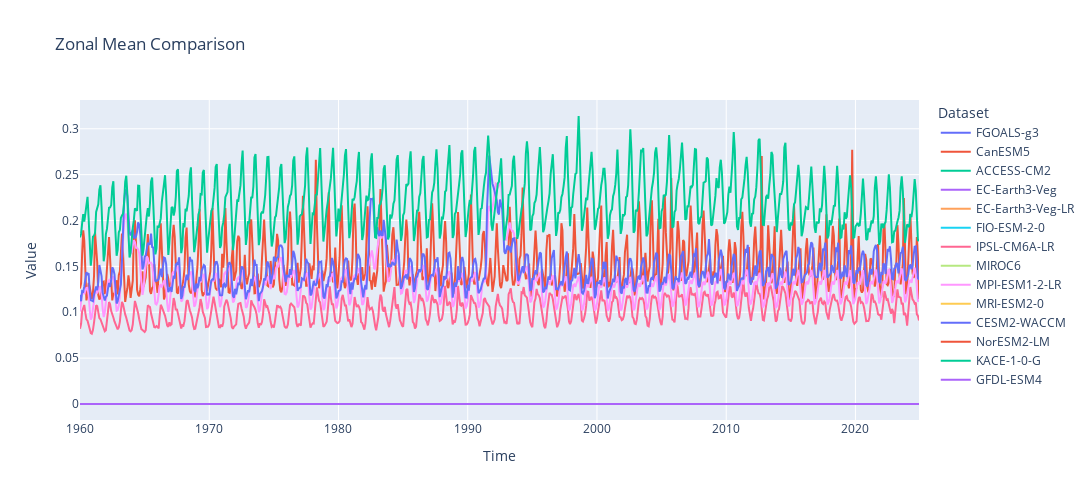

This figure's notebook cell:
### Code cell
####### LOOK AT ZONAL MEAN TIME SERIES #######


ds = xr.open_zarr(path,chunks={})
ds = ds.sel(region='global').od550aer
# ds = ds.groupby('time.year').mean()

fig = go.Figure()

for model in ds.model.values.tolist():

    line_ds = ds.sel(model=model)
    fig.add_trace(go.Scatter(
        x=line_ds['time'].values,
        y=line_ds,
        mode='lines',
        name=model
    ))

fig.update_layout(
    title='Zonal Mean Comparison',
    xaxis_title='Time',
    yaxis_title='Value',
    width=1300,
    height=500,
    legend_title='Dataset'
)

fig.show()

### Figure 1 — Plotly figure (JSON) as saved in the notebook; plotly's stock layout.template omitted (floating-point values rounded to 4 significant figures; data arrays with more than 128 entries replaced by an {"elided": "..."} marker saying what was removed)
{"data": [{"mode": "lines", "name": "FGOALS-g3", "type": "scatter", "x": {"elided": "780 str values"}, "y": {"elided": "780 float values"}}, {"mode": "lines", "name": "CanESM5", "type": "scatter", "x": {"elided": "780 str values"}, "y": {"elided": "780 float values"}}, {"mode": "lines", "name": "ACCESS-CM2", "type": "scatter", "x": {"elided": "780 str values"}, "y": {"elided": "780 float values"}}, {"mode": "lines", "name": "EC-Earth3-Veg", "type": "scatter", "x": {"elided": "780 str values"}, "y": {"elided": "780 float values"}}, {"mode": "lines", "name": "EC-Earth3-Veg-LR", "type": "scatter", "x": {"elided": "780 str values"}, "y": {"elided": "780 float values"}}, {"mode": "lines", "name": "FIO-ESM-2-0", "type": "scatter", "x": {"elided": "780 str values"}, "y": {"elided": "780 float values"}}, {"mode": "lines", "name": "IPSL-CM6A-LR", "type": "scatter", "x": {"elided": "780 str values"}, "y": {"elided": "780 float values"}}, {"mode": "lines", "name": "MIROC6", "type": "scatter", "x": {"elided": "780 str values"}, "y": {"elided": "780 float values"}}, {"mode": "lines", "name": "MPI-ESM1-2-LR", "type": "scatter", "x": {"elided": "780 str values"}, "y": {"elided": "780 float values"}}, {"mode": "lines", "name": "MRI-ESM2-0", "type": "scatter", "x": {"elided": "780 str values"}, "y": {"elided": "780 float values"}}, {"mode": "lines", "name": "CESM2-WACCM", "type": "scatter", "x": {"elided": "780 str values"}, "y": {"elided": "780 float values"}}, {"mode": "lines", "name": "NorESM2-LM", "type": "scatter", "x": {"elided": "780 str values"}, "y": {"elided": "780 float values"}}, {"mode": "lines", "name": "KACE-1-0-G", "type": "scatter", "x": {"elided": "780 str values"}, "y": {"elided": "780 float values"}}, {"mode": "lines", "name": "GFDL-ESM4", "type": "scatter", "x": {"elided": "780 str values"}, "y": {"elided": "780 float values"}}], "layout": {"height": 500, "legend": {"title": {"text": "Dataset"}}, "title": {"text": "Zonal Mean Comparison"}, "width": 1300, "xaxis": {"title": {"text": "Time"}}, "yaxis": {"title": {"text": "Value"}}}}
